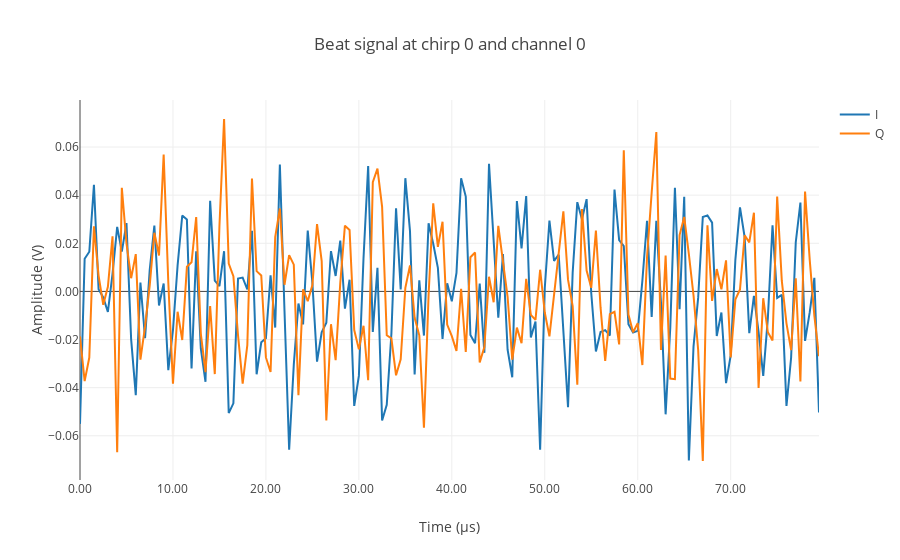

The code cell stored with this chart in its notebook:
### Code cell
beat_I = go.Scatter(
    x=time_matrix[0, 0, :] * 1e6,
    y=np.real(beat_matrix[0, 0, :]),
    name='I',
)
beat_Q = go.Scatter(
    x=time_matrix[0, 0, :] * 1e6,
    y=np.imag(beat_matrix[0, 0, :]),
    name='Q',
)
data = [beat_I, beat_Q]

layout = go.Layout(
    title='Beat signal at chirp 0 and channel 0',
    yaxis=dict(tickformat='.2f', title='Amplitude (V)'),
    xaxis=dict(tickformat='.2f', title='Time (µs)'),
)

fig = go.Figure(data, layout=layout)
iplot(fig, filename='beat.html')

### Figure 1 — Plotly figure (JSON) as saved in the notebook; plotly's stock layout.template omitted (floating-point values rounded to 4 significant figures; data arrays with more than 128 entries replaced by an {"elided": "..."} marker saying what was removed)
{"data": [{"name": "I", "type": "scatter", "uid": "ed4a4513-9bcc-4cf6-a6d6-905af21a391c", "x": {"elided": "160 float values"}, "y": {"elided": "160 float values"}}, {"name": "Q", "type": "scatter", "uid": "2d71181e-ab34-488b-852b-f4c996564666", "x": {"elided": "160 float values"}, "y": {"elided": "160 float values"}}], "layout": {"title": {"text": "Beat signal at chirp 0 and channel 0"}, "xaxis": {"tickformat": ".2f", "title": {"text": "Time (µs)"}}, "yaxis": {"tickformat": ".2f", "title": {"text": "Amplitude (V)"}}}}
